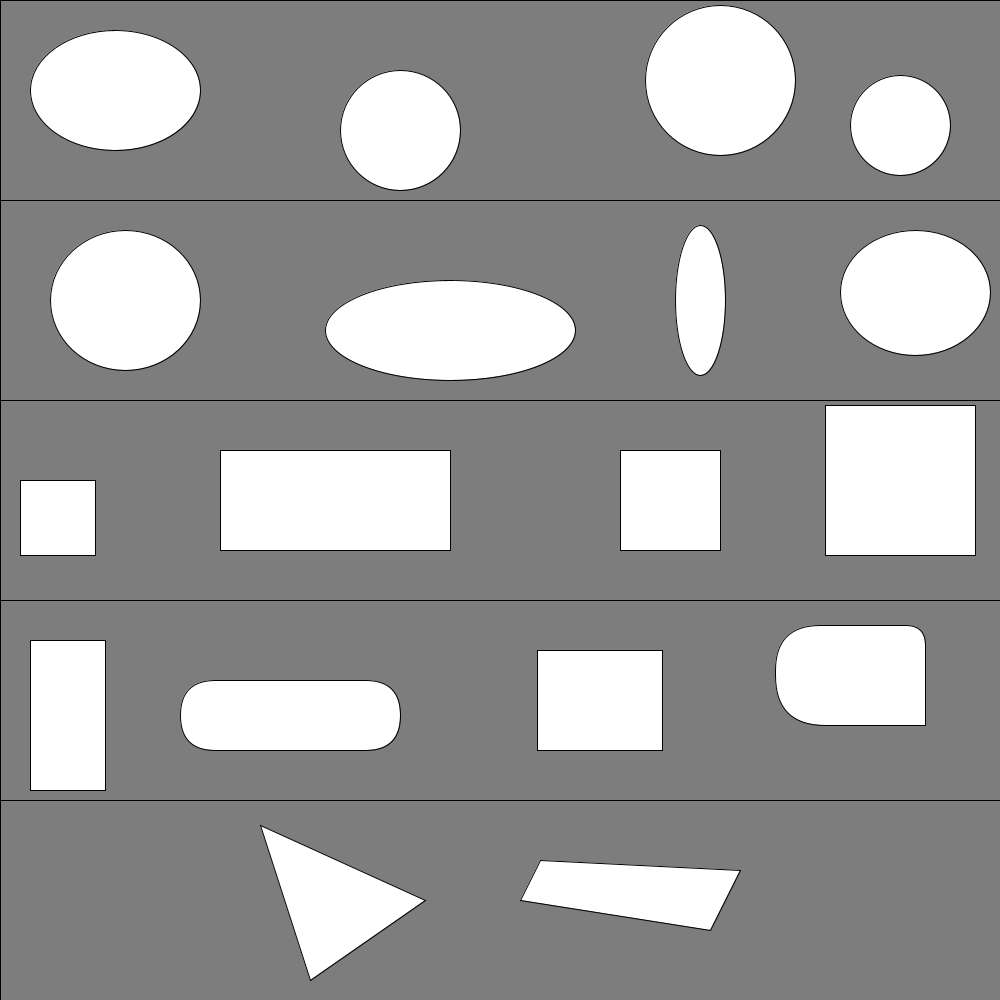
Frame 1 (no input)
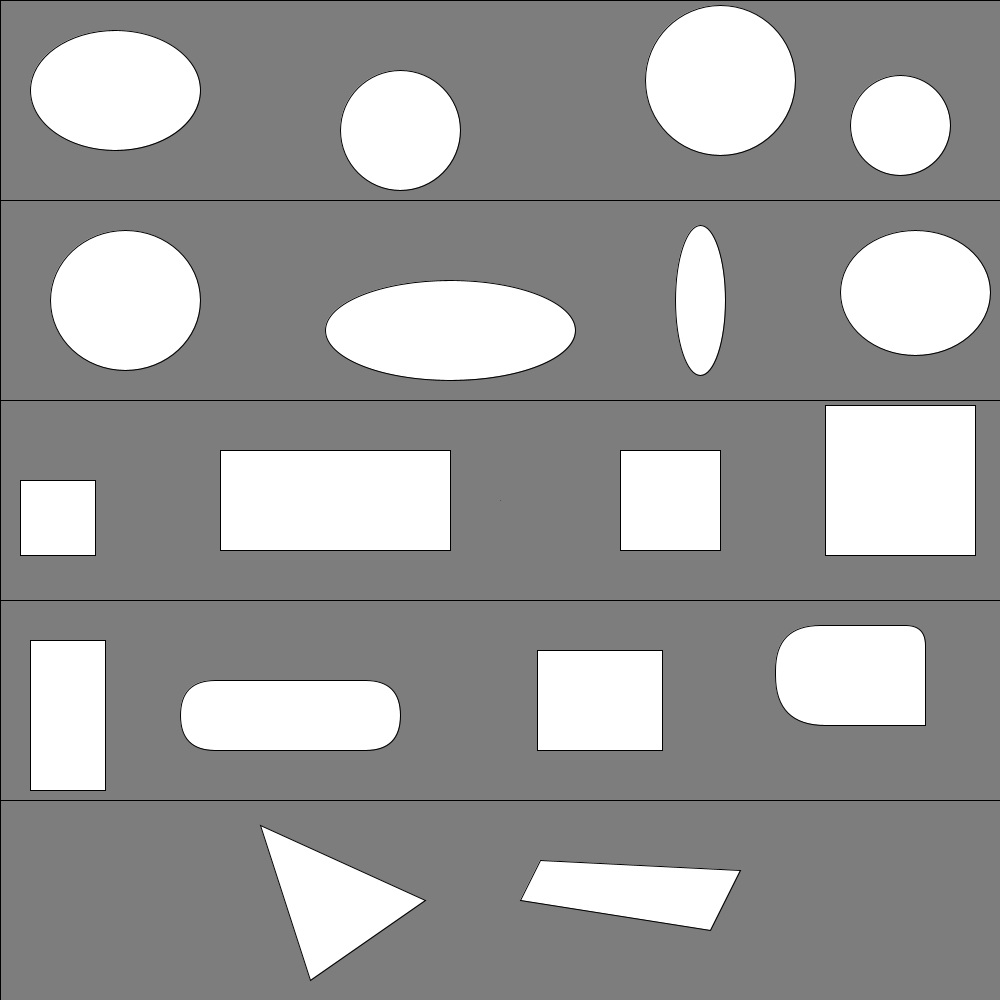
Frame 60 (the mouse pressed at the canvas centre just before this capture)
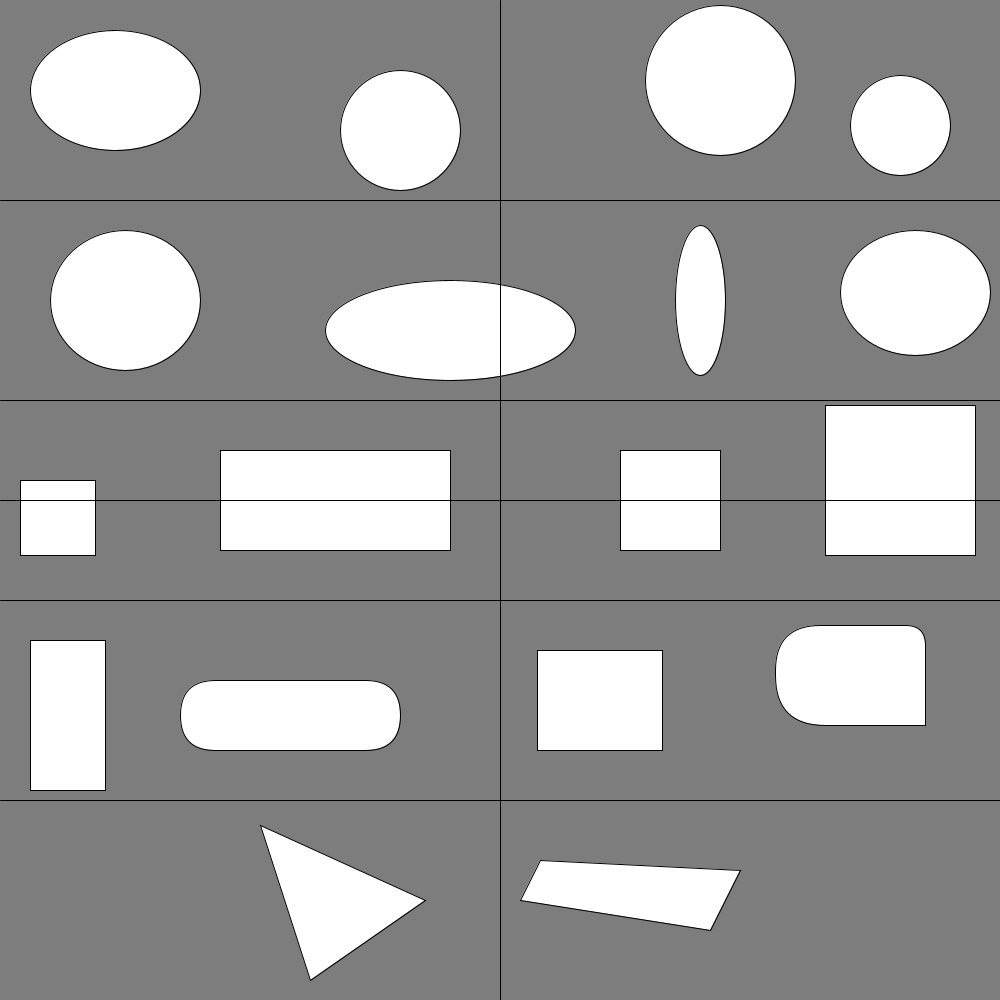
Frame 120 (the mouse held since frame 60 and released just before this capture)

The Processing sketch that drew these frames (run headless with seeded random() and noise(); from frame 60 on, the mouse is pressed at the canvas centre):

// Processing sketch: Primitive_2D_Formen
// ── Primitive_2D_Formen.pde
/*
  
  Processing Tutorial
  Sketch Nr. 06
  Thema : Primitive 2D Formen
  
  Sketch Inhalte :
  
  size(x,y); - Legt die Groesse der Leinwand fest
    ~ x : Breite der Leinwand in Pixel
    ~ y : Hoehe der Leinwand in Pixel
  
  fullScreen(); / fullScreen(#DISPLAY); - Setzt die Groesse der Leinwand auf die Bildschirmgroesse
    ~ #DISPLAY : Legt fest, welcher Bildschirm gewaehlt wird
  
  width - Variable, die die Breite der Leinwand (Pixel) speichert
  
  height - Bariable, die die Hoehe der Leinwand (Pixel) speichert
  
  point(x,y); - Zeichnet einen Punkt auf die Leinwand
    ~ x : x-Position des Punktes
    ~ y : y-Position des Punktes
  
  line(x1,y1,x2,y2); - Zeichnet eine Linie von einem Punkt zu einen anderen Punkt
    ~ x1/y1 : Erster Punkt der Linie
    ~ x2/y2 : Zweiter Punkt der Linie
  
  circle(x,y,c); - Zeichnet einen Kreis auf die Leinwand
    ~ x/y : (Effekt abhaengig von Zeichenmodus) Bezugspunkt des Kreises liegt im Zentrum / in der oberen linken Ecke, erster Eckpunkt
    ~ c : (Effekt abhaengig von Zeichenmodus) Durchmesser / Radius des Kreises, zweiter Eckpunkt
  
  ellipse(x,y,c,d); - Zeichnet ein Oval (eine Ellipse) auf die Leinwand
    ~ x/y : (Effekt abhaengig von Zeichenmodus) Bezugspunkt des Kreises liegt im Zentrum / in der oberen linken Ecke, erster Eckpunkt
    ~ c/d : (Effekt abhaengig von Zeichenmodus) Durchmesser / Radius in Breite bzw Hoehe, zweiter Eckpunkt
  
  ellipseMode(#MODUS); - Legt fest mit welchem Modus die folgenden Kreise und Ellipsen gezeichnet werden
    ~ CENTER* : x/y bildet den Punkt im Zentrum des Kreises / der Ellipse; c, c/d bildet den horizontalen / vertikalen Durchmesser
    ~ RADIUS : x/y bildet den Punkt im Zentrum des Kreises / der Ellipse; c, c/d bildet den horizontalen / vertikalen Radius
    ~ CORNER : x/y bildet den Punkt in der oberen linken Ecke des Kreises / der Ellipse; c, c/d bildet den horizontalen / vertikalen Durchmesser
    ~ CORNERS : x/y bildet den ersten Eckpunkt; c/c, c/d bildet den zweiten Eckpunkt; Der Kreis / die Ellipse wird zwischen diesen Punkten gezeichnet
  
  square(x,y,c); - Zeichnet ein Quadrat auf die Leinwand
    ~ x/y : (Effekt abhaengig von Zeichenmodus) Bezugspunkt des Quadrates liegt im Zentrum / in der oberen linken Ecke, erster Eckpunkt
    ~ c : (Effekt abhaengig von Zeichenmodus) volle / halbe Breite und Hoehe des Quadrates, zweiter Eckpunkt
  
  rect(x,y,c,d); / rect(x,y,c,d,e); / rect(x,y,c,d,f,g,h,i); - Zeichnet ein Rechteck auf die Leinwand
    ~ x/y : (Effekt abhaengig von Zeichenmodus) Bezugspunkt des Rechtecks liegt im Zentrum / in der oberen linken Ecke, erster Eckpunkt
    ~ c/d : (Effekt abhaengig von Zeichenmodus) volle / halbe Breite bzw Hoehe des Rechtecks, zweiter Eckpunkt
    ~ e : Radius fuer das Abrunden von allen Ecken des Rechtecks
    ~ f,g,h,i : Radius fuer das Abrunden der oberen linken, oberen rechten, unteren rechten und unteren linken Ecke
  
  rectMode(#MODUS); - Legt fest im welchem Modus die folgenden Quadrate und Rechtecke gezeichnet werden
    ~ CENTER : x/y bildet den Punkt im Zentrum des Qaudrates / Rechtecks; c, c/d bildet die volle Breite / Hoehe (Durchmesser)
    ~ RADIUS : x/y bildet den Punkt im Zentrum des Qaudrates / Rechtecks; c, c/d bildet die halbe Breite / Hoehe (Radius)
    ~ CORNER* : x/y bildet den Punkt in der oberen linken Ecke des Qaudrates / Rechtecks; c, c/d bildet die volle Breite / Hoehe (Durchmesser)
    ~ CORNERS : x/y bildet den ersten Eckpunkt; c/c, c/d bildet den zweiten Eckpunkt; Das Quadrat / Rechteck wird zwischen diesen Punkten gezeichnet
  
  triangle(x1,y1,x2,y2,x3,y3); - Zeichnet ein Dreieck auf die Leinwand
    ~ x1/y1, x2/y2, x3/y3 : Sind die Punkte aus denen das Dreieck besteht
  
  quad(x1,y1,x2,y2,x3,y3,x4,y4); - Zeichnet ein Viereck auf die Leinwand
    ~ x1/y1, x2/y2, x3/y3 , x4/y4 : Sind die Punkte aus denen das Viereck besteht

*/

float size;

void setup()
{
  // SETUP START
  size(1000,1000);
  size = 0.0;
  // SETUP ENDE
}

void draw()
{
  // NICHT TEIL DES TUTORIALS
  background(125);
  // DRAW START
  
  // ***** Kreis *****
  ellipseMode(CORNERS);
  circle(200,150,30);
  
  ellipseMode(CENTER);
  circle(400,130,120);
  
  ellipseMode(RADIUS);
  circle(720,80,75);
  
  ellipseMode(CORNER);
  circle(850,75,100);
  
  line(0,200,width,200);
  // ***** Ellipse *****
  ellipseMode(CORNERS);
  ellipse(200,370,50,230);
  
  ellipseMode(CENTER);
  ellipse(450,330,250,100);
  
  ellipseMode(RADIUS);
  ellipse(700,300,25,75);
  
  ellipseMode(CORNER);
  ellipse(840,230,150,125);
  
  line(0,400,width,400);
  // ***** Quadrat *****
  rectMode(CORNER);
  square(20,480,75);
  
  rectMode(CORNERS);
  square(220,550,450);
  
  rectMode(CENTER);
  square(670,500,100);
  
  rectMode(RADIUS);
  square(900,480,75);
  
  line(0,600,width,600);
  // ***** Rechteck *****
  rectMode(CORNER);
  rect(30,640,75,150);
  
  rectMode(CORNERS);
  rect(180,680,400,750,45);
  
  rectMode(CENTER);
  rect(600,700,125,100);
  
  rectMode(RADIUS);
  rect(850,675,75,50,45,20,0,90);
  
  line(0,800,width,800);
  // ***** Dreieck und Viereck *****
  
  triangle(260,825,425,900,310,980);
  
  quad(540,860,740,870,710,930,520,900);  
  
  // ***** Wachsender Kreis *****
  circle(500,500,size);
  size += 1.0 / 100.0;
  
  // DRAW ENDE
  // NICHT TEIL DES TUTORIALS
  line(0, mouseY, width, mouseY);
  line(mouseX, 0, mouseX, height);
  println(mouseX + " | " + mouseY);
}
